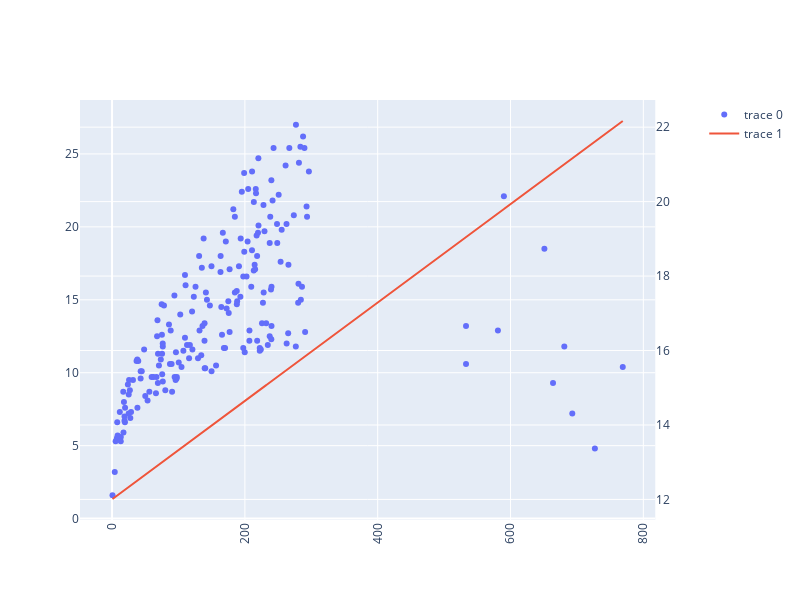

Source (notebook cell):
### Markdown cell above
We can visualize how well the line fits the data...

### Code cell
trace1= go.Scatter(mode='markers', x=sales_data['TV'], y=sales_data['Sales'])
trace2 = go.Scatter(x=sales_data['TV'], y=sales_data['TV'] * lr.coef_ + lr.intercept_)

fig = make_subplots(specs=[[{"secondary_y": True}]])
fig.add_trace(trace1)
fig.add_trace(trace2,secondary_y=True)
fig['layout'].update(height = 600, width = 800,xaxis=dict(tickangle=-90))
fig.show()

### Figure 1 — Plotly figure (JSON) as saved in the notebook; plotly's stock layout.template omitted (floating-point values rounded to 4 significant figures; data arrays with more than 128 entries replaced by an {"elided": "..."} marker saying what was removed)
{"data": [{"mode": "markers", "type": "scatter", "x": {"elided": "200 float values"}, "y": {"elided": "200 float values"}}, {"type": "scatter", "x": {"elided": "200 float values"}, "xaxis": "x", "y": {"elided": "200 float values"}, "yaxis": "y2"}], "layout": {"height": 600, "width": 800, "xaxis": {"anchor": "y", "domain": [0, 0.94], "tickangle": -90}, "yaxis": {"anchor": "x", "domain": [0, 1]}, "yaxis2": {"anchor": "x", "overlaying": "y", "side": "right"}}}
